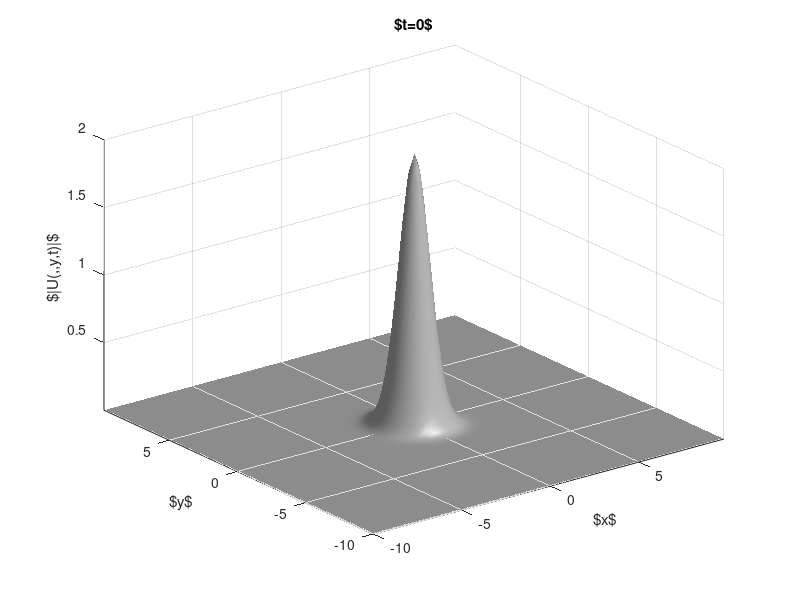

This chart was generated by the following MATLAB code: (Note: this script raises an error after producing the figure.)
%%%%%%%%%%%%%%%%%%%%%%%%%%%%%%%%%%%%%%%%%%%%%%%%%%%%%%%%%%%%%%%%%%%
% NLS_FD_RK4.m:
% Integrate (finite differences in space and RK4 in time) the NLS: 
%    i U_t = -(1/2) U_xx + g*|U|^2 U + V(x)*U 
% Ricardo Carretero, Panos Kevrekidis, Dimitri Frantzeskakis, 2024.
% Code available at: 
%    http://nonlinear.sdsU.edU/~carreter/NonlinearWavesBook/
%%%%%%%%%%%%%%%%%%%%%%%%%%%%%%%%%%%%%%%%%%%%%%%%%%%%%%%%%%%%%%%%%%%

g=-1;                % g = 1 is defocUsing and g =-1 is focUsing
N=101;               % number of mesh points
L=-10; R=10;         % Left and right boUnds of interval
x=linspace(L,R,N)';  % discrete space
x=x(1:end-1);N=N-1;  % adjUst for periodic BCs
y=x;                 % discrete space
dx=x(2)-x(1);        % mesh size
[X,Y]=meshgrid(x,y);

A=2; c=1; x0=0;                     % AmplitUde, vel. & position 
%U0=A*sech(A*(Y-x0)).*exp(1i*c*Y);   % initial condition (IC)
sx=1;sy=1;
U0=A*exp(-(X.^2./sx^2)-(Y.^2./sy^2));   % initial condition (IC)
U=U0; allU(:,:,1)=U; t=0; allt=t; isave=1; iMass=1; % store solUtion and time
if(exist('V')==0) V=0; end;         % If no potential => V=0

maxtime=20; dt=0.001;               % final time and time step
nsave=200; nMass=1000; ndisp=20;                % snapshots to save/display
maxstep=round(maxtime/dt); 
stopdisp=round(maxstep/ndisp); 
stopsave=round(maxstep/nsave); 
stopMass=round(maxstep/nMass); 
if(dt>sqrt(2)*dx^2/2) error('Probably need a smaller dt!'); end; 

figure(1); clf; 
t=0;
Utheo=A*sech(A*(X-c*t-x0)).*exp(1i*c*X+0.5i*(A^2-c^2)*t);
surfl(X,Y,abs(U)); %,x,real(U),'-',x,imag(U),'-',x,abs(Utheo),'k-')
shading interp;colormap(gray(2048))
axis([L R L R -1.1*A 1.1*A]); 
axis tight
xlabel('$x$')
ylabel('$y$')
zlabel('$|U(,,y,t)|$')
title(['$t=',num2str(t),'$']);
%legend('$|U|$','Re($U$)','Im($U$)','$|U_{\rm theo}|$'); drawnow;
fprintf('Press any key to continue...');pause;fprintf('Running...\n')

Mass=sum(sum(U.*conj(U)))*dx*dx;
allMass(1)=Mass;
alltMass=0;

for k=1:maxstep                     % main (time) loop
 t=t+dt; 
 U = ODE_RK4_2D(U,N,g,V,dx,dt);        % Update Using FD+RK4
 Mass=sum(sum(U.*conj(U)))*dx*dx;

 if (round(k/stopMass)==k/stopMass) % Save progress of integration
  iMass=iMass+1; 
  M=sum(sum(U.*conj(U)))*dx*dx;
  alltMass=[alltMass,t]; 
  allMass(iMass)=Mass;
 end
 if (round(k/stopsave)==k/stopsave) % Save progress of integration
  isave=isave+1; 
  allt=[allt,t]; 
  allU(:,:,isave) = U; 
 end
 if (round(k/stopdisp)==k/stopdisp) % Plotting progress
  Utheo=A*sech(A*(mod(X-c*t-x0-L,R-L)+L)).*exp(1i*c*X+0.5i*(A^2-c^2)*t);
  surfl(X,Y,abs(U)); %,x,real(U),'-',x,imag(U),'-',x,abs(Utheo),'k-')
  shading interp;colormap(gray(2048))
  axis([L R L R  -1.1*A 1.1*A]); 
  axis tight
  xlabel('$x$')
  ylabel('$y$')
  zlabel('$|U(,,y,t)|$')
  title(['$t=',num2str(t),'$']);
  %legend('$|U|$','Re($U$)','Im($U$)','$|U_{\rm theo}|$'); drawnow;
  %fprintf('Press any key to continUe...\n');pause
  drawnow
 end
end

%Plot conservation of mass:
figure(2)
Mass0=allMass(1);
plot(alltMass,(allMass-Mass0)./Mass0,'.-');
xlabel('$t$')
ylabel('$[M(t)-M(0)]/M(0)$')
